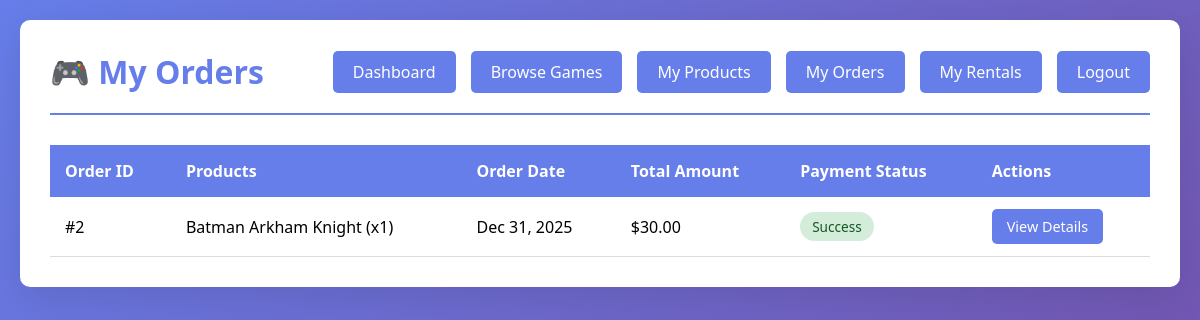
The page /user/my_orders.php (signed in) on the database its author committed.
### tables this page shows
CREATE TABLE `orders` (
  `OrderID` int(11) NOT NULL,
  `BuyerID` int(11) NOT NULL,
  `PaymentID` int(11) DEFAULT NULL,
  `OrderDate` date NOT NULL
);

CREATE TABLE `payment` (
  `PaymentID` int(11) NOT NULL,
  `UserID` int(11) NOT NULL,
  `Amount` decimal(10,2) NOT NULL,
  `Date` date NOT NULL,
  `Status` enum('success','failed','pending') DEFAULT NULL
);

### user/my_orders.php (the view, shortened to what this page needs)
<?php
require_once '../config.php';
$user_id = $_SESSION['user_id'];
$stmt = $conn->prepare("SELECT o.OrderID, o.OrderDate, p.Amount as PaymentAmount, p.Status as PaymentStatus,
           GROUP_CONCAT(CONCAT(pr.ProductName, ' (x', op.Quantity, ')') SEPARATOR ', ') as Products
    FROM Orders o
    LEFT JOIN Payment p ON o.PaymentID = p.PaymentID
    LEFT JOIN OrderProduct op ON o.OrderID = op.OrderID
    LEFT JOIN Product pr ON op.ProductID = pr.ProductID
    WHERE o.BuyerID = ?
    GROUP BY o.OrderID
    ORDER BY o.OrderDate DESC");
$stmt->bind_param("i", $user_id);
$stmt->execute();
$orders = $stmt->get_result();
?>
<!DOCTYPE html>
<html lang="en">
<head>
    <link rel="stylesheet" href="../css/styles.css">
</head>
<body>
    <div class="container">
        <div class="header">
            <h1>🎮 My Orders</h1>
            <div class="nav">
                <a href="dashboard.php">Dashboard</a>
                <a href="browse_games.php">Browse Games</a>
                <a href="my_products.php">My Products</a>
                <a href="my_orders.php">My Orders</a>
                <a href="my_rentals.php">My Rentals</a>
                <a href="../logout.php">Logout</a>
            </div>
        </div>
        <div class="table-container">
            <table>
                <thead>
                    <tr>
                        <th>Order ID</th>
                        <th>Products</th>
                        <th>Order Date</th>
                        <th>Total Amount</th>
                        <th>Payment Status</th>
                        <th>Actions</th>
                    </tr>
                </thead>
                <tbody>
                    <?php if ($orders->num_rows > 0): ?>
                        <?php while ($order = $orders->fetch_assoc()): ?>
                            <tr>
                                <td>#<?php echo $order['OrderID']; ?></td>
                                <td><?php echo htmlspecialchars($order['Products']); ?></td>
                                <td><?php echo date('M d, Y', strtotime($order['OrderDate'])); ?></td>
                                <td>$<?php echo number_format($order['PaymentAmount'], 2); ?></td>
                                <td>
                                    <?php
                                    $status = $order['PaymentStatus'];
                                    $class = $status == 'success' ? 'status-available' :
                                            ($status == 'pending' ? 'status-rented' : 'status-sold');
                                    ?>
                                    <span class="status-badge <?php echo $class; ?>">
                                        <?php echo ucfirst($status); ?>
                                    </span>
                                </td>
                                <td>
                                    <a href="order_details.php?id=<?php echo $order['OrderID']; ?>"
                                       class="btn btn-small">View Details</a>
                                </td>
                            </tr>
                        <?php endwhile; ?>
                    <?php endif; ?>
                </tbody>
            </table>
        </div>
    </div>
</body>
</html>

### css/styles.css (style rules this page uses)
* { margin: 0; padding: 0; box-sizing: border-box; }
body { font-family: 'Segoe UI', Tahoma, Geneva, Verdana, sans-serif; background: linear-gradient(135deg, #667eea 0%, #764ba2 100%); min-height: 100vh; padding: 20px; }
.container { max-width: 1200px; margin: 0 auto; background: white; padding: 30px; border-radius: 10px; box-shadow: 0 10px 40px rgba(0,0,0,0.1); }
.header { display: flex; justify-content: space-between; align-items: center; margin-bottom: 30px; padding-bottom: 20px; border-bottom: 2px solid #667eea; }
.header h1 { color: #667eea; font-size: 2em; }
.nav { display: flex; gap: 15px; }
.nav a, .btn { padding: 10px 20px; background: #667eea; color: white; text-decoration: none; border-radius: 5px; transition: background 0.3s; border: none; cursor: pointer; display: inline-block; }
.table-container { overflow-x: auto; margin-top: 20px; }
table { width: 100%; border-collapse: collapse; background: white; }
table th { background: #667eea; color: white; padding: 15px; text-align: left; }
table td { padding: 12px 15px; border-bottom: 1px solid #ddd; }
.btn-small { flex: 1; padding: 8px 15px; font-size: 0.9em; }
.status-badge { display: inline-block; padding: 5px 12px; border-radius: 15px; font-size: 0.85em; font-weight: 500; }
.status-available { background: #d4edda; color: #155724; }

### rows shown on the page
orders: OrderID "2", Products "Batman Arkham Knight (x1)", OrderDate "Dec 31, 2025", PaymentID.Amount "30.00", PaymentID.Status "Success"
